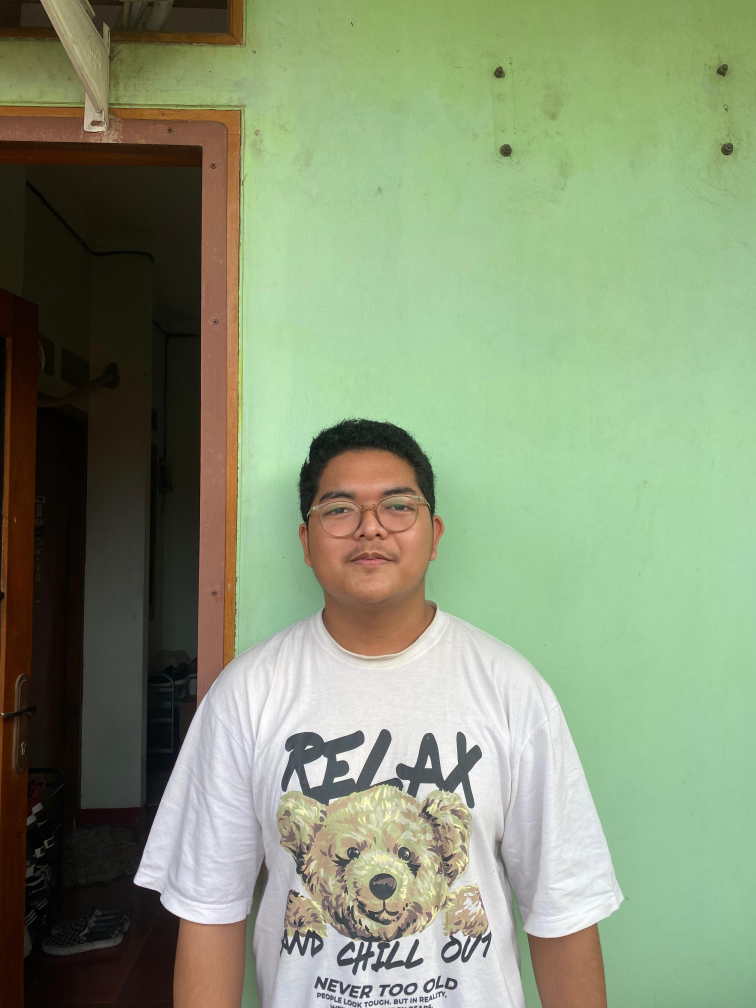
#> input picture PA-PC_202231042_I GEDE PUTU BAGUS KRISNA PANDE_PCD C/Foto Bagus.jpg, 3024 x 4032 px (shown at 1/4 size)
$ jupyter execute 'UAS PCD.ipynb'
#> lines starting #> are read from the running program, lines starting #| are printed output that depends on the picture
[cell 1]
import cv2
import numpy as np
import matplotlib.pyplot as plt

[cell 2]
img = cv2.imread('Foto Bagus.jpg')
#> img is the input picture: shape (4032, 3024, 3); mean B, G, R 118.7, 149.1, 135.5

# MENAMPILKAN GAMBAR ASLI

[cell 3]
plt.subplot(2, 3, 1)
plt.imshow(cv2.cvtColor(img, cv2.COLOR_BGR2RGB))
plt.title('Original Image')
plt.axis('off')

# MENAMPILKAN GAMBAR YANG DIROTASI

[cell 4]
(h, w) = img.shape[:2]
#> h = 4032; w = 3024
center = (w // 2, h // 2)
#> center = (1512, 2016)
M = cv2.getRotationMatrix2D(center, 45, 1.0)
img_rotated = cv2.warpAffine(img, M, (w, h))
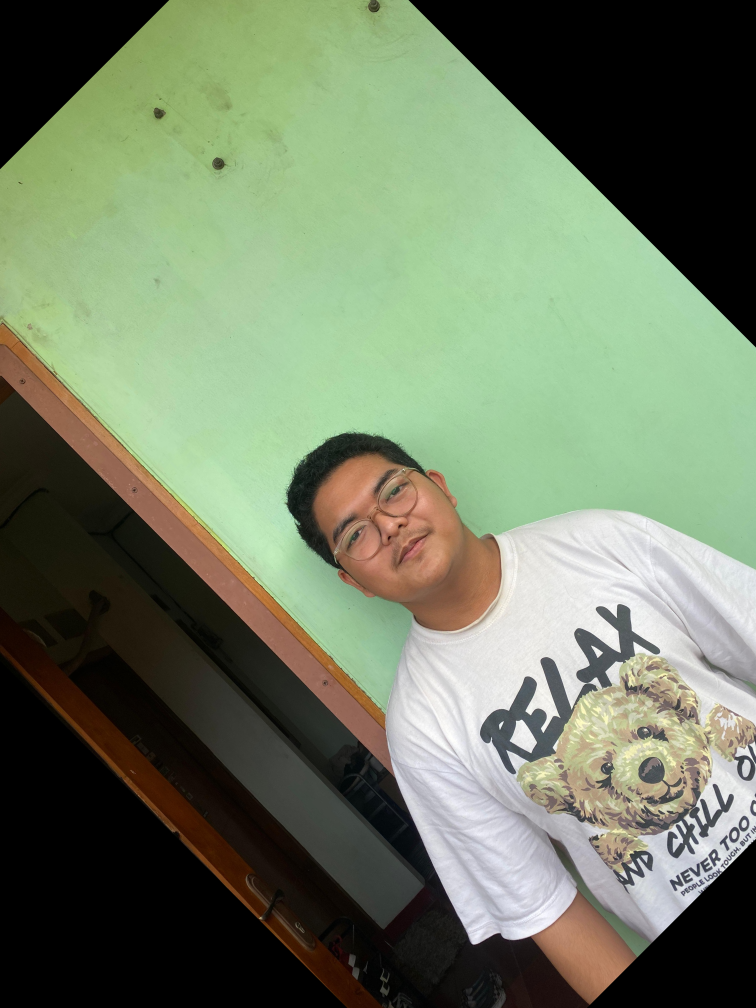
#> img_rotated: shape (4032, 3024, 3) (shown at 1/4 size); mean B, G, R 100, 124.5, 112.7
plt.subplot(2, 3, 2)
plt.imshow(cv2.cvtColor(img_rotated, cv2.COLOR_BGR2RGB))
plt.title('Rotated Image')
plt.axis('off')

# MENAMPILKAN GAMBAR YANG DI RESIZE

[cell 5]
img_resized = cv2.resize(img, (img.shape[1]//3, img.shape[0]//2))
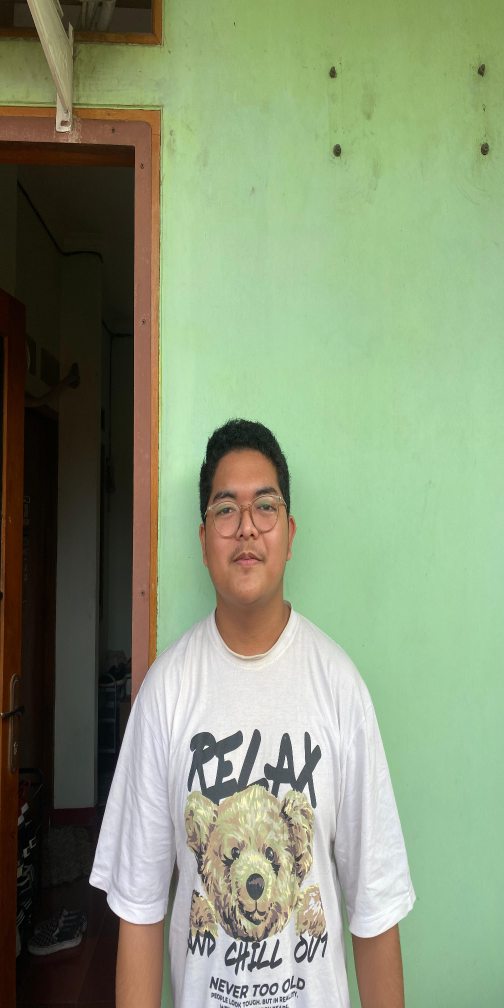
#> img_resized: shape (2016, 1008, 3) (shown at 1/2 size); mean B, G, R 118.9, 149.4, 135.7
plt.subplot(2, 3, 3)
plt.imshow(cv2.cvtColor(img_resized, cv2.COLOR_BGR2RGB))
plt.title('Resized Image')
plt.axis('off')

# MENAMPILKAN GAMBAR YANG DI CROP

[cell 6]
img_cropped = img[0:img.shape[0]//2, 0:img.shape[1]//2]
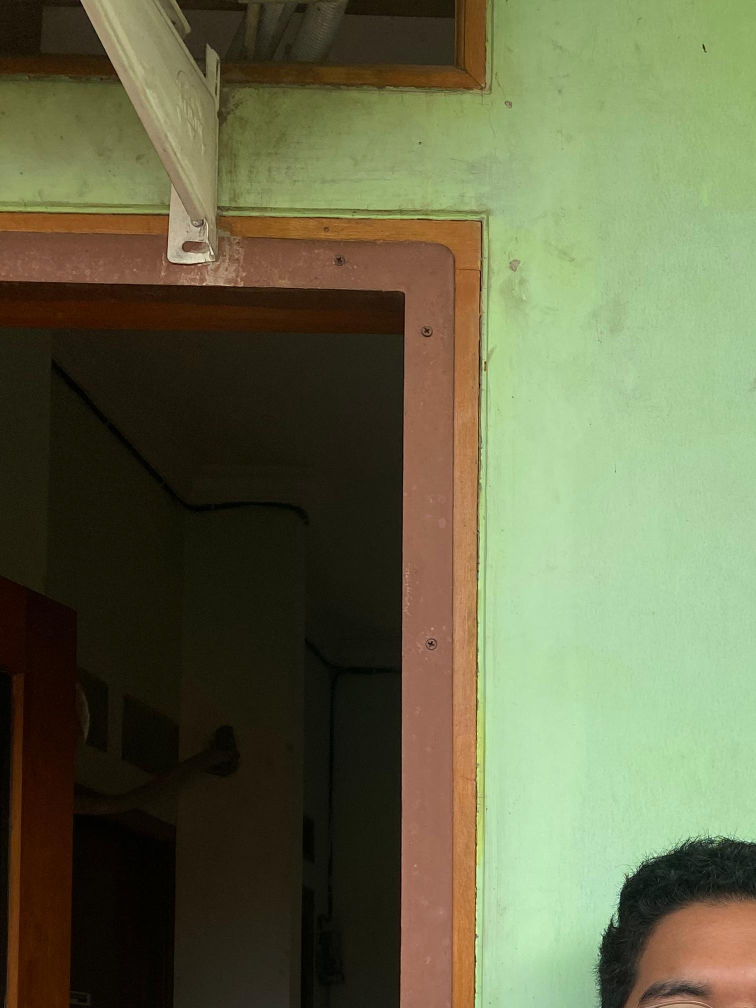
#> img_cropped: shape (2016, 1512, 3) (shown at 1/2 size); mean B, G, R 73.7, 105.4, 102.3
plt.subplot(2, 3, 4)
plt.imshow(cv2.cvtColor(img_cropped, cv2.COLOR_BGR2RGB))
plt.title('Cropped Image')
plt.axis('off')

# MENAMPILKAN GAMBAR YANG DI FLIP

[cell 7]
img_flipped = cv2.flip(img, 1)
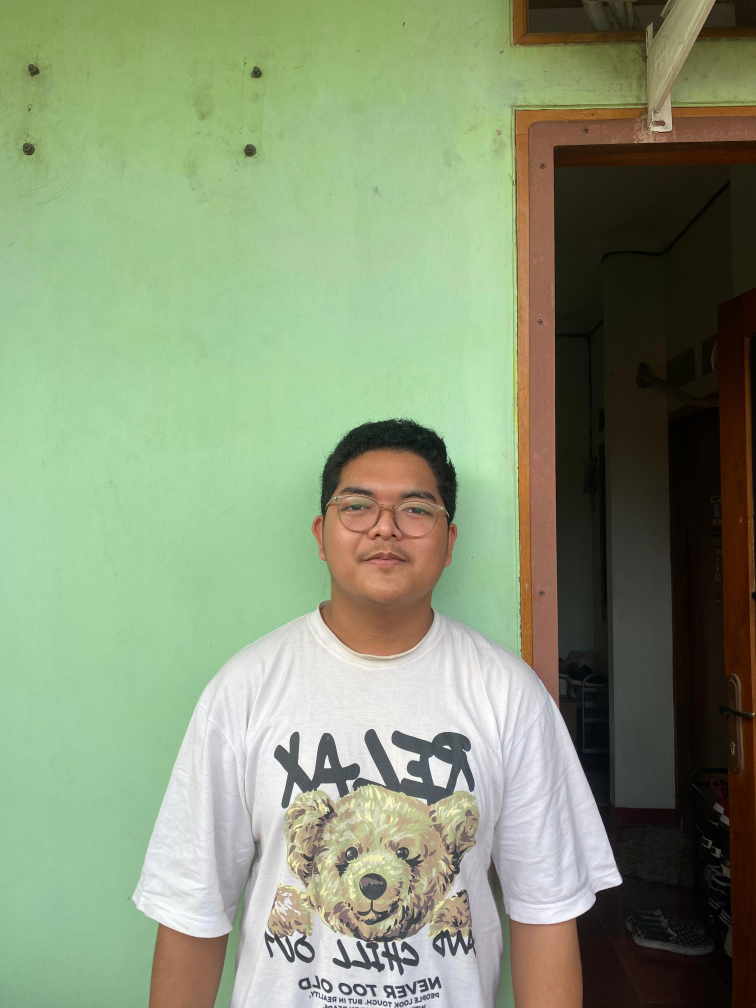
#> img_flipped: shape (4032, 3024, 3) (shown at 1/4 size); mean B, G, R 118.7, 149.1, 135.5
plt.subplot(2, 3, 5)
plt.imshow(cv2.cvtColor(img_flipped, cv2.COLOR_BGR2RGB))
plt.title('Flipped Image')
plt.axis('off')

# MENAMPILKAN GAMBAR YANG DI TRANSLATE

[cell 8]
rows, cols = img.shape[:2]
#> rows = 4032; cols = 3024
M_translate = np.float32([[1, 0, 250], [0, 1, 180]])
img_translated = cv2.warpAffine(img, M_translate, (cols, rows))
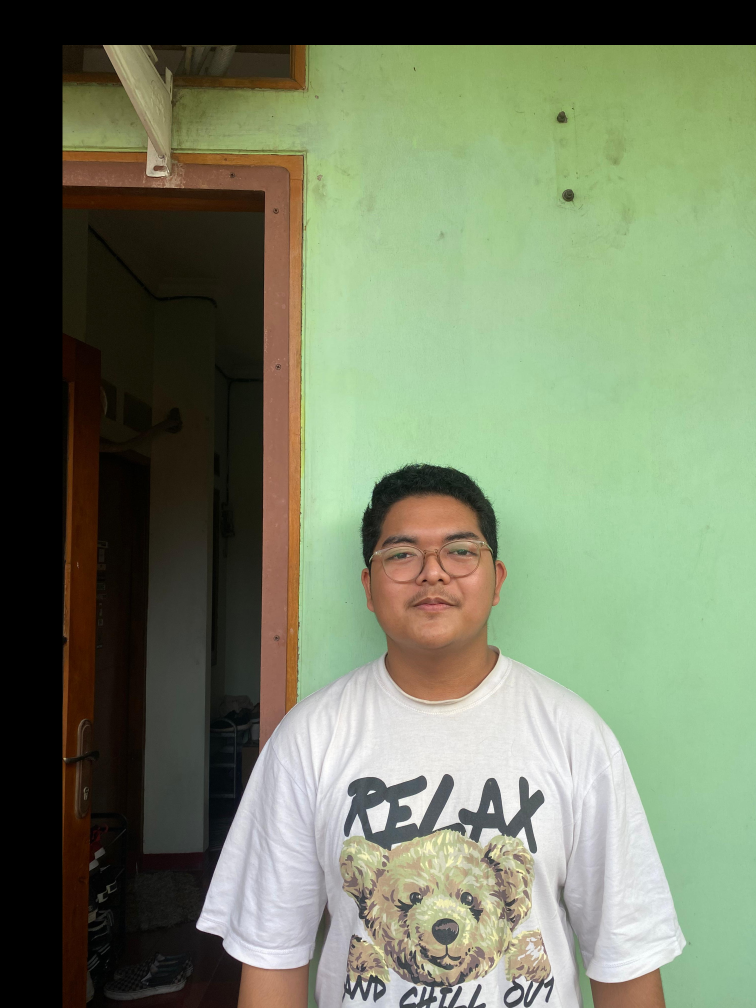
#> img_translated: shape (4032, 3024, 3) (shown at 1/4 size); mean B, G, R 101.6, 127.8, 117.2
plt.subplot(2, 3, 6)
plt.imshow(cv2.cvtColor(img_translated, cv2.COLOR_BGR2RGB))
plt.title('Translated Image')
plt.axis('off')

# MENYATUKAN SEMUA GAMBAR DALAM SATU FRAME

[cell 9]
# Display the original image
plt.subplot(2, 3, 1)
plt.imshow(cv2.cvtColor(img, cv2.COLOR_BGR2RGB))
plt.title('Original Image')
plt.axis('off')

# Rotate the image
(h, w) = img.shape[:2]
center = (w // 2, h // 2)
M = cv2.getRotationMatrix2D(center, 45, 1.0)
img_rotated = cv2.warpAffine(img, M, (w, h))
plt.subplot(2, 3, 2)
plt.imshow(cv2.cvtColor(img_rotated, cv2.COLOR_BGR2RGB))
plt.title('Rotated Image')
plt.axis('off')

# Resize the image
img_resized = cv2.resize(img, (img.shape[1]//3, img.shape[0]//2))
plt.subplot(2, 3, 3)
plt.imshow(cv2.cvtColor(img_resized, cv2.COLOR_BGR2RGB))
plt.title('Resized Image')
plt.axis('off')

# Crop the image
img_cropped = img[0:img.shape[0]//2, 0:img.shape[1]//2]
plt.subplot(2, 3, 4)
plt.imshow(cv2.cvtColor(img_cropped, cv2.COLOR_BGR2RGB))
plt.title('Cropped Image')
plt.axis('off')

# Flip the image
img_flipped = cv2.flip(img, 1)
plt.subplot(2, 3, 5)
plt.imshow(cv2.cvtColor(img_flipped, cv2.COLOR_BGR2RGB))
plt.title('Flipped Image')
plt.axis('off')

# Translate the image
rows, cols = img.shape[:2]
M_translate = np.float32([[1, 0, 250], [0, 1, 180]])
img_translated = cv2.warpAffine(img, M_translate, (cols, rows))
plt.subplot(2, 3, 6)
plt.imshow(cv2.cvtColor(img_translated, cv2.COLOR_BGR2RGB))
plt.title('Translated Image')
plt.axis('off')

plt.tight_layout()
plt.show()
